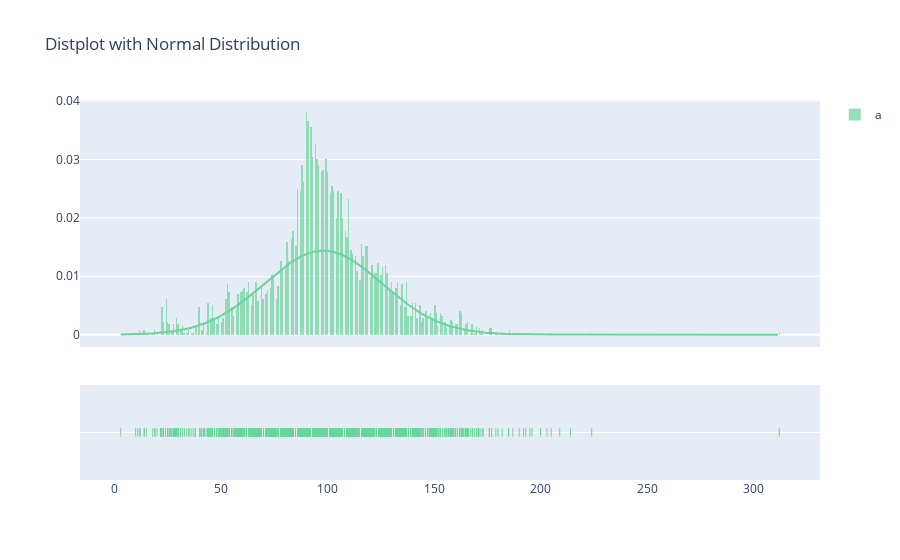

The cell this chart's notebook holds for it:
### Code cell
import plotly.figure_factory as ff
x1 = d2['duration'].fillna(0.0).astype(float)
fig = ff.create_distplot([x1], ['a'], bin_size=0.7, curve_type='normal', colors=["#6ad49b"])
fig.update_layout(title_text='Distplot with Normal Distribution')
fig.show()

### Figure 1 — Plotly figure (JSON) as saved in the notebook; plotly's stock layout.template omitted (floating-point values rounded to 4 significant figures; data arrays with more than 128 entries replaced by an {"elided": "..."} marker saying what was removed)
{"data": [{"autobinx": false, "histnorm": "probability density", "legendgroup": "a", "marker": {"color": "#6ad49b"}, "name": "a", "opacity": 0.7, "type": "histogram", "x": {"elided": "3939 int values"}, "xaxis": "x", "xbins": {"end": 312, "size": 0.7, "start": 3}, "yaxis": "y"}, {"legendgroup": "a", "marker": {"color": "#6ad49b"}, "mode": "lines", "name": "a", "showlegend": false, "type": "scatter", "x": {"elided": "500 float values"}, "xaxis": "x", "y": {"elided": "500 float values"}, "yaxis": "y"}, {"legendgroup": "a", "marker": {"color": "#6ad49b", "symbol": "line-ns-open"}, "mode": "markers", "name": "a", "showlegend": false, "type": "scatter", "x": {"elided": "3939 int values"}, "xaxis": "x", "y": {"elided": "3939 str values"}, "yaxis": "y2"}], "layout": {"barmode": "overlay", "hovermode": "closest", "legend": {"traceorder": "reversed"}, "title": {"text": "Distplot with Normal Distribution"}, "xaxis": {"anchor": "y2", "domain": [0, 1], "zeroline": false}, "yaxis": {"anchor": "free", "domain": [0.35, 1], "position": 0}, "yaxis2": {"anchor": "x", "domain": [0, 0.25], "dtick": 1, "showticklabels": false}}}
